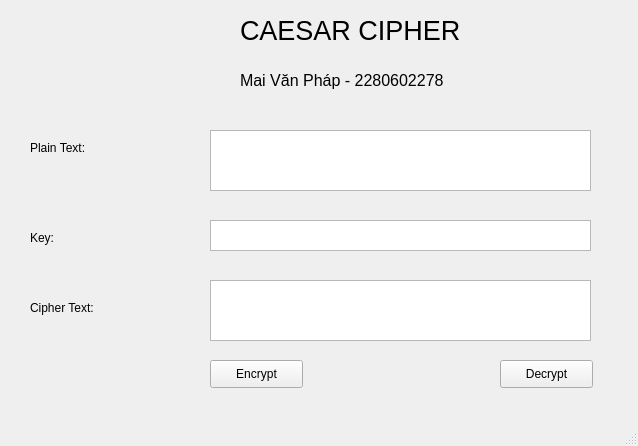
<?xml version="1.0" encoding="UTF-8"?>
<ui version="4.0">
 <class>MainWindow</class>
 <widget class="QMainWindow" name="MainWindow">
  <property name="geometry">
   <rect>
    <x>0</x>
    <y>0</y>
    <width>638</width>
    <height>446</height>
   </rect>
  </property>
  <property name="windowTitle">
   <string>MainWindow</string>
  </property>
  <widget class="QWidget" name="centralwidget">
   <widget class="QTextEdit" name="txt_plain_text">
    <property name="geometry">
     <rect>
      <x>210</x>
      <y>130</y>
      <width>381</width>
      <height>61</height>
     </rect>
    </property>
   </widget>
   <widget class="QTextEdit" name="txt_key">
    <property name="geometry">
     <rect>
      <x>210</x>
      <y>220</y>
      <width>381</width>
      <height>31</height>
     </rect>
    </property>
   </widget>
   <widget class="QTextEdit" name="txt_cipher_text">
    <property name="geometry">
     <rect>
      <x>210</x>
      <y>280</y>
      <width>381</width>
      <height>61</height>
     </rect>
    </property>
   </widget>
   <widget class="QLabel" name="label">
    <property name="geometry">
     <rect>
      <x>30</x>
      <y>140</y>
      <width>71</width>
      <height>16</height>
     </rect>
    </property>
    <property name="text">
     <string>Plain Text:</string>
    </property>
   </widget>
   <widget class="QLabel" name="label_2">
    <property name="geometry">
     <rect>
      <x>30</x>
      <y>230</y>
      <width>55</width>
      <height>16</height>
     </rect>
    </property>
    <property name="text">
     <string>Key:</string>
    </property>
   </widget>
   <widget class="QLabel" name="label_3">
    <property name="geometry">
     <rect>
      <x>30</x>
      <y>300</y>
      <width>91</width>
      <height>16</height>
     </rect>
    </property>
    <property name="text">
     <string>Cipher Text:</string>
    </property>
   </widget>
   <widget class="QPushButton" name="btn_encrypt">
    <property name="geometry">
     <rect>
      <x>210</x>
      <y>360</y>
      <width>93</width>
      <height>28</height>
     </rect>
    </property>
    <property name="text">
     <string>Encrypt</string>
    </property>
   </widget>
   <widget class="QPushButton" name="btn_decrypt">
    <property name="geometry">
     <rect>
      <x>500</x>
      <y>360</y>
      <width>93</width>
      <height>28</height>
     </rect>
    </property>
    <property name="text">
     <string>Decrypt</string>
    </property>
   </widget>
   <widget class="QLabel" name="label_4">
    <property name="geometry">
     <rect>
      <x>240</x>
      <y>10</y>
      <width>281</width>
      <height>41</height>
     </rect>
    </property>
    <property name="font">
     <font>
      <pointsize>20</pointsize>
     </font>
    </property>
    <property name="text">
     <string>CAESAR CIPHER</string>
    </property>
   </widget>
   <widget class="QLabel" name="label_5">
    <property name="geometry">
     <rect>
      <x>240</x>
      <y>70</y>
      <width>261</width>
      <height>21</height>
     </rect>
    </property>
    <property name="font">
     <font>
      <pointsize>12</pointsize>
     </font>
    </property>
    <property name="text">
     <string>Mai Văn Pháp - 2280602278</string>
    </property>
   </widget>
  </widget>
  <widget class="QMenuBar" name="menubar">
   <property name="geometry">
    <rect>
     <x>0</x>
     <y>0</y>
     <width>638</width>
     <height>26</height>
    </rect>
   </property>
  </widget>
  <widget class="QStatusBar" name="statusbar"/>
 </widget>
 <resources/>
 <connections/>
</ui>
